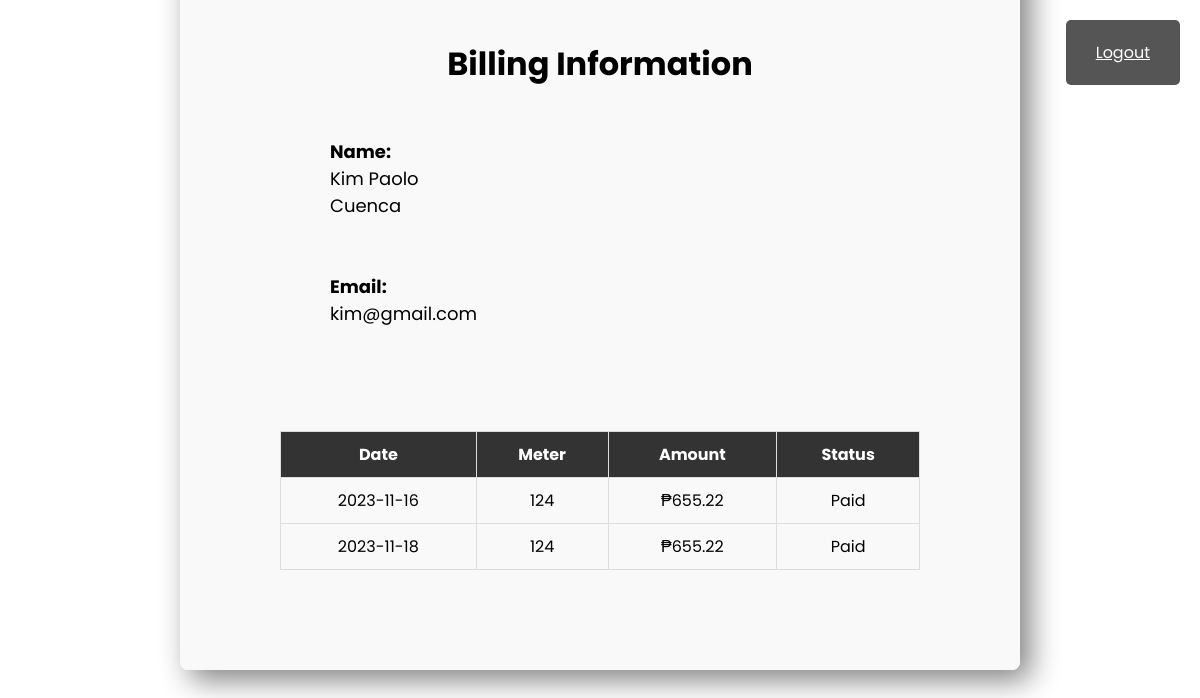
Screenshot of /WebSys/userForm.php (signed in) with the database file from the repository.
### tables this page shows
CREATE TABLE IF NOT EXISTS `tbl_bill` (
  `BillId` int NOT NULL AUTO_INCREMENT,
  `UserID` int NOT NULL,
  `Date` date NOT NULL,
  `Meter` float NOT NULL,
  `Amount` float NOT NULL,
  `Status` varchar(10) NOT NULL,
  PRIMARY KEY (`BillId`),
  KEY `UserID_fk_Bill` (`UserID`)
);

### WebSys/php/displayuserbill.php (called while the page is built)
<?php
require "dbCon.php";
$billData = array();
if (isset($_SESSION['UserID'])) {
    $userID = $_SESSION['UserID'];
    $sqlQuery = "CALL SP_DisplayUserBill('$userID')";
    $result = $conn->query($sqlQuery);
    if ($result) {
        while ($row = $result->fetch_assoc()) {
            $row['Amount'] = '₱' . number_format($row['Amount'], 2);
            $row['Meter'] = number_format($row['Meter']);
            $billData[] = $row;
        }
    } else {
        echo "Database query failed: " . $conn->error;
    }
} else {
    header("Location: ../login.php");
    exit();
}
?>

### WebSys/userForm.php (the view, shortened to what this page needs)
<?php require "./php/authenticateaccount.php" ?>
<!DOCTYPE html>
<html lang="en">
<head>
    <link rel="stylesheet" href="./css/userForm.css">
</head>
<body>
    <div class="whole-container">
        <h1>Billing Information</h1>
        <div class="banner">
            <div class="studentInfo-text1">
                <span class="text-label" style="font-weight: bold;">Name:</span><br/>
                <span class="text-info" id="name"><?php echo $_SESSION['Name']; ?></span><br><br><br>
                <div class="studentInfo-text">
                    <span class="text-label" style="font-weight: bold;">Email:</span><br/>
                    <span class="text-info" id="email"><?php echo $_SESSION['Email']; ?></span><br><br><br>
                </div>
            </div>
        </div>
<?php include "./php/displayuserbill.php" ?>
        <table>
            <thead>
                <tr>
                    <th>Date</th>
                    <th>Meter</th>
                    <th>Amount</th>
                    <th>Status</th>
                </tr>
            </thead>
            <tbody>
            <?php foreach ($billData as $bill) : ?>
            <tr>
                <td><?php echo $bill['Date']; ?></td>
                <td><?php echo $bill['Meter']; ?></td>
                <td><?php echo $bill['Amount']; ?></td>
                <td><?php echo $bill['Status']; ?></td>
            </tr>
            <?php endforeach; ?>
            </tbody>
        </table>
    </div>
    <a href="./php/logoutUser.php" class="logout-button">Logout</a>
</body>
</html>

### WebSys/css/userForm.css (style rules this page uses)
* { margin: 0; padding: 0; box-sizing: border-box; font-family:'Poppins',sans-serif; }
body { margin:auto; }
.whole-container { position: absolute; max-width: 70%; width: 100%; background: #f9f9f9; padding: 100px; border-radius: 8px; max-height: calc(100vh - 56px); overflow-y: auto; margin:auto; margin-top: 25px; margin-bottom: 25px; box-shadow: 10px 10px 30px grey; top: 35%; left: 50%; transform: translate(-50%, -50%); }
h1 { text-align: center; }
.logout-button { position: fixed; top: 20px; right: 20px; padding: 20px 30px; background-color: #333; color: #fff; border: none; border-radius: 5px; cursor: pointer; z-index: 999; }
.logout-button { background-color: #555; }
.banner { display:grid; grid-template-columns: auto auto auto auto; }
.studentInfo-text1 { margin-top: 50px; margin-left: 50px; font-size: 18px; display: inline; }
table { border-collapse: collapse; width: 100%; margin-top: 50px; }
th, td { border: 1px solid #ddd; padding: 10px; text-align: center; }
th { background-color: #333; color: white; }

### rows the page displays
tbl_bill: Date "2023-11-16", Meter "124", Amount "₱655.22", Status "Paid"
tbl_bill: Date "2023-11-18", Meter "124", Amount "₱655.22", Status "Paid"

### other values shown
$_SESSION['Name'] "Kim Paolo Cuenca"
$_SESSION['Email'] "kim@gmail.com"
